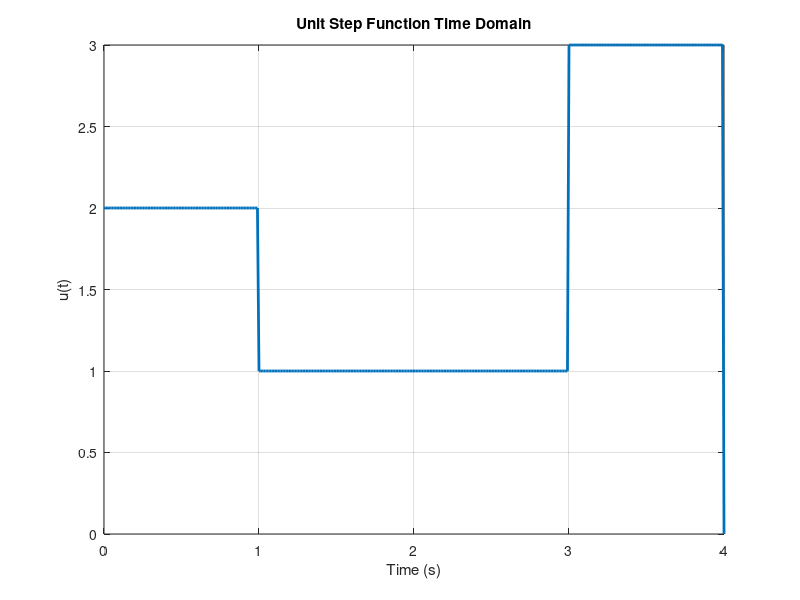

The MATLAB script that drew this image:
clc;
clear all;
close all;

% Time vector
t = 0:0.01:4;

% Unit step function
x = 2*(t >= 0) - (t >= 1) + 2*(t >= 3) - 3*(t >= 4);

% Plot the unit step function
figure;
plot(t, x, 'LineWidth', 2);
title('Unit Step Function Time Domain');
xlabel('Time (s)');
ylabel('u(t)');
grid on;
